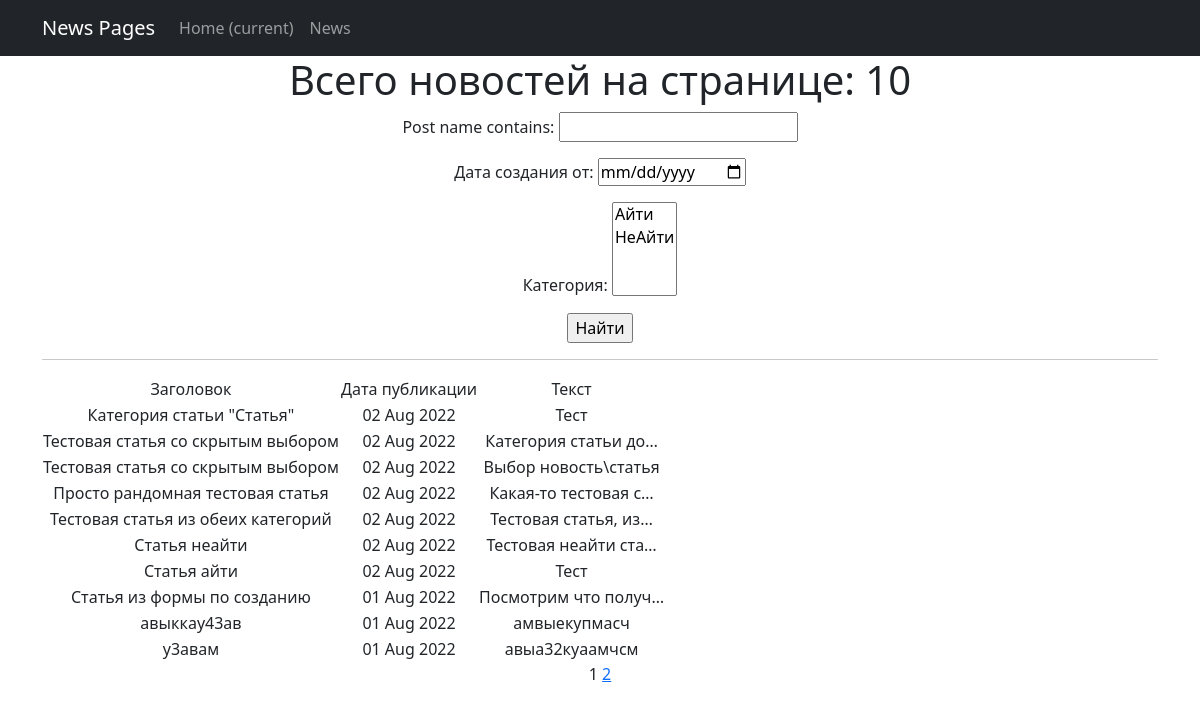
The app's page /news/search/ with its own data.
### news/models.py (models this page shows, shortened)
class Post(models.Model):
    news = 'NW'
    post = 'PT'
    POSITIONS = [
        (news, 'Новость'),
        (post, 'Статья')
    ]
    author = models.ForeignKey(Author, on_delete=models.CASCADE)
    choice = models.CharField(max_length=2,
                              choices=POSITIONS,
                              default=post)
    time_in = models.DateTimeField(auto_now_add=True)
    category = models.ManyToManyField(Category, through='PostCategory')
    post_name = models.CharField(max_length=255)
    text = models.TextField()
    post_rating = models.IntegerField(default=0)

### news/views.py (the view)
# urls.py: path('search/', NewsSearch.as_view(), name='news_search'),
class NewsSearch(ListView):
    model = Post
    template_name = 'search.html'
    context_object_name = 'news'
    ordering = '-time_in'
    paginate_by = 10
    def get_queryset(self):
        queryset = super().get_queryset()
        self.filterset = NewsFilter(self.request.GET, queryset)
        return self.filterset.qs
    def get_context_data(self, **kwargs):
        context = super().get_context_data(**kwargs)
        context['filterset'] = self.filterset
        return context

### news/models.py (called while the page is built)
    def __str__(self):
        return f'{self.name}'

### news/templatetags/custom_filters.py (called while the page is built)
def is_int(text):
    try:
        int(text)
        return True
    except ValueError:
        return False

def is_float(text):
    try:
        float(text)
        return True
    except ValueError:
        return False

@register.filter()
def censor(text):
    temp_text = text.split()
    for i, txt in enumerate(temp_text):
        if not is_int(txt) and not is_float(txt):
            if len(txt.lower()[:-1]) > 2 and txt.lower()[:-1] in BAD_WORDS:
                temp_text[i] = f'{txt[0]}{"*" * (len(txt) - 1)}'
    return " ".join(temp_text)

### news/templatetags/custom_tags.py (called while the page is built)
@register.simple_tag(takes_context=True)
def url_replace(context, **kwargs):
    d = context['request'].GET.copy()
    for k, v in kwargs.items():
        d[k] = v
    return d.urlencode()

### templates/search.html (shortened to what this page needs)
{% extends 'default.html' %}
{% load custom_filters %}
{% load custom_tags %}
{% block content %}
<h1>Всего новостей на странице: {{ news|length }}</h1>
   <form action="" method="get">
       {{ filterset.form.as_p }}
       <input type="submit" value="Найти" />
   </form>
    <hr>
    {% if news %}
    <table>
        <tr>
            <td>Заголовок</td>
            <td>Дата публикации</td>
            <td>Текст</td>
        </tr>
        {% for new in news %}
        <tr>
            <td>{{ new.post_name|censor }}</td>
            <td>{{ new.time_in|date:'d M Y' }}</td>
            <td>{{ new.text|censor|truncatechars:20 }}</td>
        </tr>
        {% endfor %}
    {% endif %}
    </table>
    {{ page_obj.number }}
    {% if page_obj.has_next %}
        <a href="?{% url_replace page=page_obj.next_page_number %}">
            {{ page_obj.next_page_number }}
        </a>
    {% endif %}
{% endblock content %}

### records on screen
Post: post_name|censor "Категория статьи \"Статья\"", time_in "02 Aug 2022", text|censor "Тест"
Post: post_name|censor "Тестовая статья со скрытым выбором", time_in "02 Aug 2022", text|censor "Категория статьи до…"
Post: post_name|censor "Тестовая статья со скрытым выбором", time_in "02 Aug 2022", text|censor "Выбор новость\\статья"
Post: post_name|censor "Просто рандомная тестовая статья", time_in "02 Aug 2022", text|censor "Какая-то тестовая с…"
Post: post_name|censor "Тестовая статья из обеих категорий", time_in "02 Aug 2022", text|censor "Тестовая статья, из…"
Post: post_name|censor "Статья неайти", time_in "02 Aug 2022", text|censor "Тестовая неайти ста…"
Post: post_name|censor "Статья айти", time_in "02 Aug 2022", text|censor "Тест"
Post: post_name|censor "Статья из формы по созданию", time_in "01 Aug 2022", text|censor "Посмотрим что получ…"
Post: post_name|censor "авыккау43ав", time_in "01 Aug 2022", text|censor "амвыекупмасч"
Post: post_name|censor "у3авам", time_in "01 Aug 2022", text|censor "авыа32куаамчсм"

### other values on screen
{{ news|length }} "10"
{{ page_obj.number }} "1"
{{ page_obj.next_page_number }} "2"
